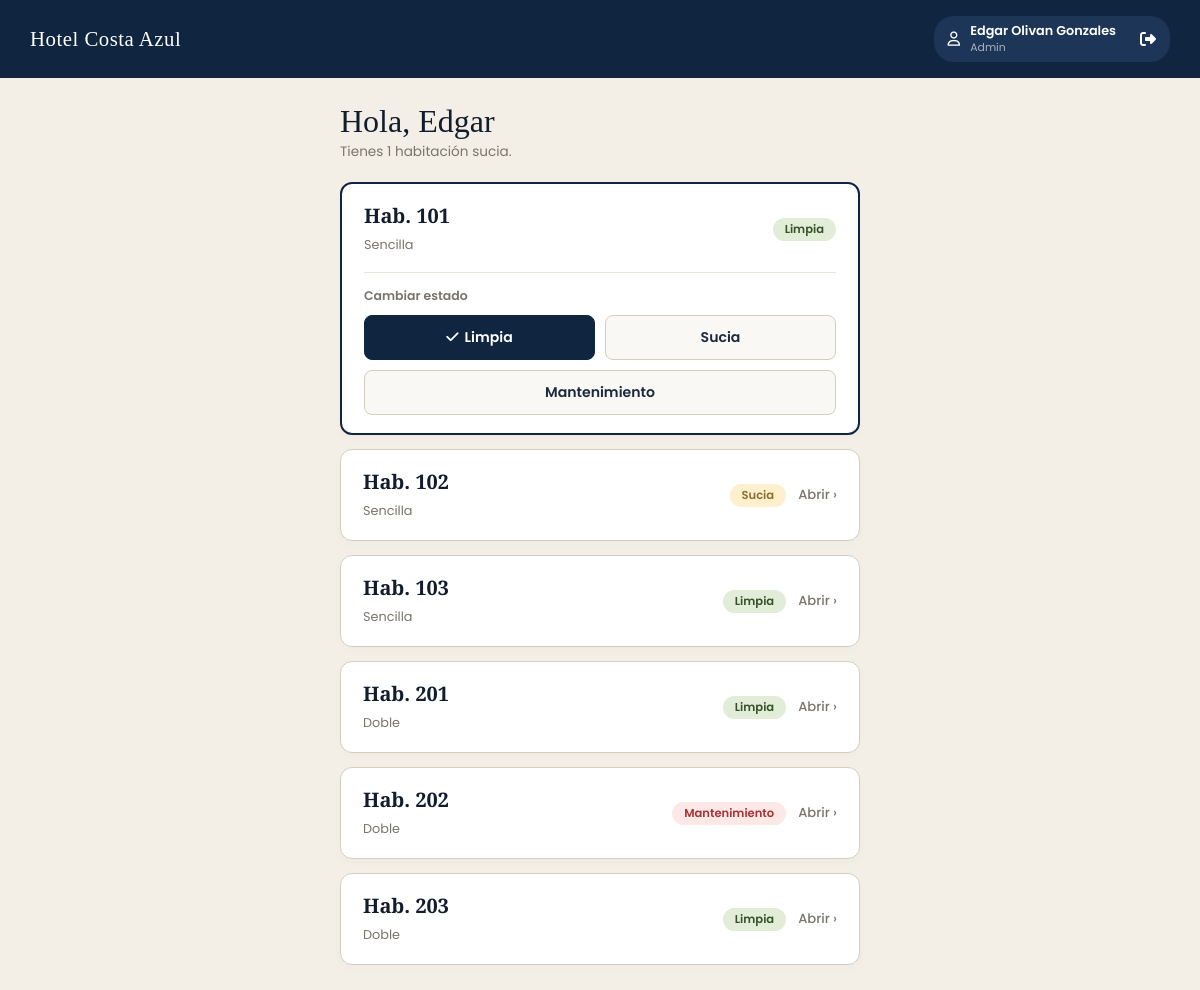
The page /Camarista/Cama.php (signed in) on the database its author committed.
### tables this page shows
CREATE TABLE `habitacion` (
  `numero_habitacion` varchar(5) NOT NULL,
  `tipo_habitacion` varchar(30) NOT NULL,
  `estado_limpieza` varchar(20) NOT NULL,
  `disponible` tinyint(1) NOT NULL DEFAULT 1,
  PRIMARY KEY (`numero_habitacion`)
);

### Camarista/Cama.php (the view, shortened to what this page needs)
<?php
require_once '../config/conexion.php';
try {
    $stmt_habs = $conexion->query(
        "SELECT numero_habitacion AS numero, tipo_habitacion AS tipo, estado_limpieza AS estado
         FROM habitacion ORDER BY numero_habitacion ASC"
    );
    $habitaciones = $stmt_habs->fetchAll(PDO::FETCH_ASSOC);
} catch (PDOException $e) {
    error_log('Camarista - listar habitaciones: ' . $e->getMessage());
    $habitaciones = [];
}
$sucias_count = 0;
foreach ($habitaciones as $h) {
    if (strtolower($h['estado']) === 'sucia') {
        $sucias_count++;
    }
}
$nombre_usuario = $_SESSION['nombre'] ?? 'Camarista';
?>
<!DOCTYPE html>
<html lang="es">
<head>
  <link rel="stylesheet" href="https://cdnjs.cloudflare.com/ajax/libs/font-awesome/6.4.0/css/all.min.css">
  <link rel="stylesheet" href="Cama.css">
</head>
<body>
  <header class="navbar">
    <div class="nav-brand">Hotel Costa Azul</div>
    <div class="user-profile">
      <div class="user-avatar"><i class="fa-regular fa-user"></i></div>
      <div class="user-info">
        <span class="user-name"><?php echo htmlspecialchars($nombre_usuario); ?></span>
        <span class="user-role"><?php echo ucfirst(htmlspecialchars($_SESSION['rol'] ?? 'Camarista')); ?></span>
      </div>
      <a href="../config/logout.php" title="Cerrar sesión" style="margin-left: 14px; color: inherit;"><i class="fa-solid fa-right-from-bracket"></i></a>
    </div>
  </header>
  <main class="main-container">
    <div class="welcome-area">
      <h1>Hola, <?php echo htmlspecialchars(explode(' ', $nombre_usuario)[0]); ?></h1>
      <p id="subtitleNotice">Tienes <?php echo $sucias_count; ?> habitación<?php echo $sucias_count == 1 ? '' : 'es'; ?> sucia<?php echo $sucias_count == 1 ? '' : 's'; ?>.</p>
    </div>
    <div class="rooms-list" id="roomsListContainer">
      <?php if (count($habitaciones) > 0): ?>
        <?php foreach ($habitaciones as $index => $hab): ?>
          <?php
            $num_hab = $hab['numero'];
            $tipo_hab = $hab['tipo'];
            $estado_hab = $hab['estado'] ?? 'Sucia';
            $is_dirty = (strtolower($estado_hab) === 'sucia');
            $is_clean = (strtolower($estado_hab) === 'limpia');
            $is_maint = (strtolower($estado_hab) === 'mantenimiento');
            $badge_class = $is_clean ? 'clean' : ($is_dirty ? 'dirty' : 'maintenance');
            $badge_text = ucfirst($estado_hab);
            $card_class = ($index === 0) ? 'room-card expanded' : 'room-card collapsed';
            $body_style = ($index === 0) ? '' : 'display: none;';
          ?>
          <div class="<?php echo $card_class; ?>" data-room="<?php echo htmlspecialchars($num_hab, ENT_QUOTES); ?>">
            <div class="room-card-header" onclick="toggleCard(this)">
              <div>
                <h2>Hab. <?php echo htmlspecialchars($num_hab); ?></h2>
                <span class="room-type"><?php echo htmlspecialchars($tipo_hab); ?></span>
              </div>
              <div class="header-right">
                <span class="badge <?php echo $badge_class; ?>" id="badge-<?php echo htmlspecialchars($num_hab, ENT_QUOTES); ?>"><?php echo $badge_text; ?></span>
                <?php if ($index !== 0): ?>
                  <span class="open-link">Abrir ›</span>
                <?php endif; ?>
              </div>
            </div>
            <div class="room-card-body" style="<?php echo $body_style; ?>">
              <span class="change-state-label">Cambiar estado</span>
              <div class="state-buttons">
                <button type="button" class="state-btn clean-btn <?php echo $is_clean ? 'active' : ''; ?>" onclick="changeRoomState('<?php echo htmlspecialchars($num_hab, ENT_QUOTES); ?>', 'Limpia')">
                  <i class="fa-solid fa-check"></i> Limpia
                </button>
                <button type="button" class="state-btn dirty-btn <?php echo $is_dirty ? 'active' : ''; ?>" onclick="changeRoomState('<?php echo htmlspecialchars($num_hab, ENT_QUOTES); ?>', 'Sucia')">
                  Sucia
                </button>
              </div>
              <button type="button" class="state-btn maint-btn <?php echo $is_maint ? 'active' : ''; ?>" onclick="changeRoomState('<?php echo htmlspecialchars($num_hab, ENT_QUOTES); ?>', 'Mantenimiento')">
                Mantenimiento
              </button>
            </div>
          </div>
        <?php endforeach; ?>
      <?php else: ?>
        <p style="text-align: center; color: #666; padding: 20px;">No hay habitaciones registradas en el sistema.</p>
      <?php endif; ?>
    </div>
  </main>
</body>
</html>

### Camarista/Cama.css (style rules this page uses)
* { box-sizing: border-box; margin: 0; padding: 0; }
body { font-family: 'Poppins', sans-serif; background-color: #f4efe6; color: #1a293e; min-height: 100vh; }
.navbar { background-color: #0f2540; display: flex; justify-content: space-between; align-items: center; padding: 16px 30px; color: #ffffff; }
.nav-brand { font-family: 'Playfair Display', serif; font-size: 1.3rem; letter-spacing: 0.5px; }
.user-profile { display: flex; align-items: center; gap: 10px; background-color: #1d3557; padding: 6px 14px; border-radius: 20px; }
.user-avatar { color: #ffffff; font-size: 0.9rem; }
.user-info { display: flex; flex-direction: column; }
.user-name { font-size: 0.8rem; font-weight: 600; color: #ffffff; }
.user-role { font-size: 0.68rem; color: #a8b2c1; }
.main-container { max-width: 550px; margin: 25px auto; padding: 0 15px; }
.welcome-area { margin-bottom: 20px; }
.welcome-area h1 { font-family: 'Playfair Display', serif; font-size: 2rem; font-weight: 400; color: #111d2e; margin-bottom: 2px; }
.welcome-area p { font-size: 0.85rem; color: #7a756c; }
.rooms-list { display: flex; flex-direction: column; gap: 14px; margin-bottom: 25px; }
.room-card { background-color: #ffffff; border: 1px solid #d4cebe; border-radius: 12px; padding: 18px 22px; box-shadow: 0 3px 10px rgba(0,0,0,0.02); transition: all 0.2s ease; }
.room-card.expanded { border: 2px solid #0f2540; background-color: #ffffff; }
.room-card-header { display: flex; justify-content: space-between; align-items: center; cursor: pointer; }
.room-card-header h2 { font-family: 'Playfair Display', serif; font-size: 1.25rem; color: #111d2e; font-weight: 600; margin-bottom: 2px; }
.room-type { font-size: 0.8rem; color: #7a756c; }
.header-right { display: flex; align-items: center; gap: 12px; }
.badge { padding: 3px 12px; border-radius: 20px; font-size: 0.72rem; font-weight: 600; }
.badge.dirty { background-color: #fef0cd; color: #8c6d33; }
.badge.clean { background-color: #e2edd8; color: #35522b; }
.badge.maintenance { background-color: #fce8e6; color: #a83232; }
.open-link { font-size: 0.82rem; color: #7a756c; font-weight: 500; }
.room-card-body { margin-top: 16px; padding-top: 14px; border-top: 1px solid #eae5db; }
.change-state-label { display: block; font-size: 0.78rem; font-weight: 600; color: #7a756c; margin-bottom: 10px; }
.state-buttons { display: flex; gap: 10px; margin-bottom: 10px; }
.state-btn { flex: 1; padding: 11px; border-radius: 8px; font-size: 0.88rem; font-weight: 600; cursor: pointer; font-family: 'Poppins', sans-serif; transition: all 0.2s; display: flex; justify-content: center; align-items: center; gap: 6px; }
.clean-btn { background-color: #faf8f5; border: 1px solid #d4cebe; color: #1a293e; }
.clean-btn.active { background-color: #0f2540; border-color: #0f2540; color: #ffffff; }
.dirty-btn { background-color: #faf8f5; border: 1px solid #d4cebe; color: #1a293e; }
.maint-btn { width: 100%; background-color: #faf8f5; border: 1px solid #d4cebe; color: #1a293e; }

### rows shown on the page
habitacion: numero_habitacion "101", tipo_habitacion "Sencilla", estado_limpieza "Limpia"
habitacion: numero_habitacion "102", tipo_habitacion "Sencilla", estado_limpieza "Sucia", shows "Abrir ›"
habitacion: numero_habitacion "103", tipo_habitacion "Sencilla", estado_limpieza "Limpia", shows "Abrir ›"
habitacion: numero_habitacion "201", tipo_habitacion "Doble", estado_limpieza "Limpia", shows "Abrir ›"
habitacion: numero_habitacion "202", tipo_habitacion "Doble", estado_limpieza "Mantenimiento", shows "Abrir ›"
habitacion: numero_habitacion "203", tipo_habitacion "Doble", estado_limpieza "Limpia", shows "Abrir ›"

### other values the page prints
$nombre_usuario "Edgar Olivan Gonzales"
$_SESSION['rol'] "Admin"
explode(' ', $nombre_usuario)[0] "Edgar"
$sucias_count "1"
